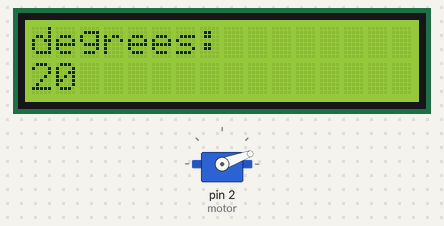
A sketch run on a simulated Arduino Uno, built with avr-gcc and run on an emulated ATmega328P. Shown: servo, 16×2 character LCD.

Above: at 0.57 s.
At 2.2 s:
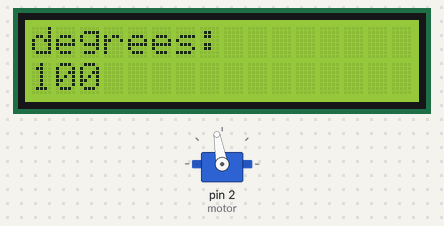
At 3.94 s:
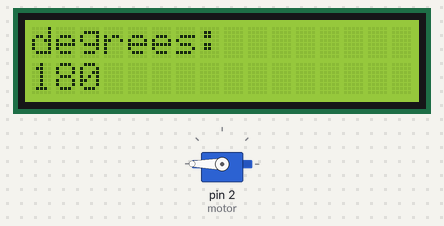
At 7.81 s:
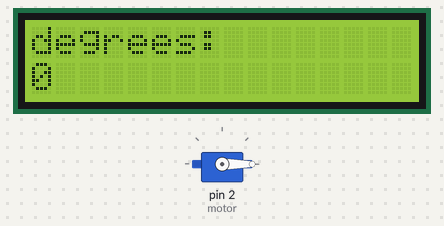
Timing chart, 0 to 40.0 s (numbered marks = the images above):
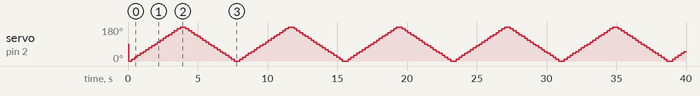

Measured:
- what the display in image 2 shows lasts 0.4 s, from 3.7 s to 4.1 s

The sketch:

servomotor.ino
```cpp
#include <LiquidCrystal.h>

#include <Servo.h>

//variables
int brightness;
//input pins
int RS = 8;
int E = 9;
int D10 = 10;
int D11 = 11;
int D12 = 12;
int D13 = 13;
//functions

void Cycle180DegreesAndPrintToLCD();


LiquidCrystal lcd(RS, E, D10, D11, D12, D13);
Servo motor;


void setup() {
  // put your setup code here, to run once:
motor.attach(2); //attach to pin number 1
Serial.begin(9600);
lcd.begin(16,2);
}


void loop() {

  // put your main code here, to run repeatedly:
 Cycle180DegreesAndPrintToLCD();


}

void Cycle180DegreesAndPrintToLCD(){
  for(int i=0; i<=180; i+=10){
    lcd.clear();
    lcd.setCursor(0,0);
    lcd.print("degrees:");
    lcd.setCursor(0,1);
    lcd.print(i);
    motor.write(i);
    delay(200);
  }
  for(int j=180; j>=0; j-=10){
    lcd.clear();
    lcd.setCursor(0,0);
    lcd.print("degrees:");
    lcd.setCursor(0,1);
    lcd.print(j);
    motor.write(j);
    delay(200);
  }
 }

/*
void move90DegreesForwardThen45DegreesBackward(){
  for(int i=0; i<=90; i+=5 ){ //180 degrees
  Serial.println(i);
    motor.write(i);

    delay(100);//100 ms delay

  }
  for(int j=45; j>=0; j-=5){
    Serial.println(j);
    motor.write(j);
    delay(100);

  }
}
void moveMotor90Degrees(){

for(int i=0; i<=90; i+=5 ){ //180 degrees
  Serial.println(i);
    motor.write(i);

    delay(100);//100 ms delay

  }
  for(int j=90; j>=0; j-=5){
    Serial.println(j);
    motor.write(j);
    delay(100);

  }

}
*/
```
